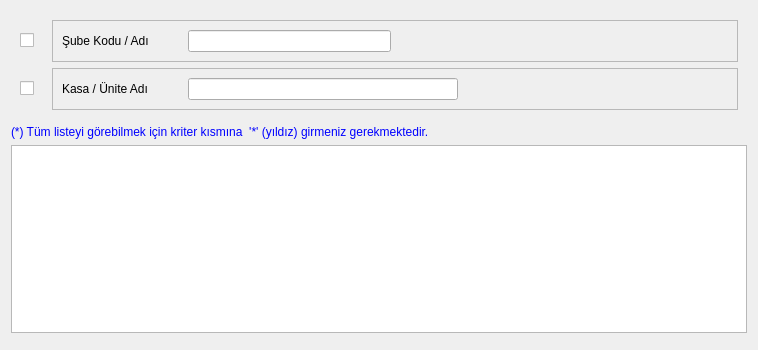
<?xml version="1.0" encoding="UTF-8"?>
<ui version="4.0">
 <class>SUBE_ARAMA</class>
 <widget class="QDialog" name="SUBE_ARAMA">
  <property name="geometry">
   <rect>
    <x>0</x>
    <y>0</y>
    <width>758</width>
    <height>350</height>
   </rect>
  </property>
  <property name="sizePolicy">
   <sizepolicy hsizetype="Expanding" vsizetype="Expanding">
    <horstretch>0</horstretch>
    <verstretch>0</verstretch>
   </sizepolicy>
  </property>
  <property name="minimumSize">
   <size>
    <width>758</width>
    <height>350</height>
   </size>
  </property>
  <property name="maximumSize">
   <size>
    <width>758</width>
    <height>350</height>
   </size>
  </property>
  <property name="windowTitle">
   <string>ŞUBE ARAMA</string>
  </property>
  <layout class="QGridLayout" name="gridLayout_4" rowstretch="1,1,60,1" columnstretch="80,10">
   <item row="0" column="0" colspan="2">
    <widget class="QFrame" name="main_frame">
     <property name="sizePolicy">
      <sizepolicy hsizetype="Expanding" vsizetype="Expanding">
       <horstretch>0</horstretch>
       <verstretch>0</verstretch>
      </sizepolicy>
     </property>
     <property name="font">
      <font>
       <kerning>true</kerning>
      </font>
     </property>
     <property name="frameShape">
      <enum>QFrame::NoFrame</enum>
     </property>
     <property name="frameShadow">
      <enum>QFrame::Raised</enum>
     </property>
     <property name="lineWidth">
      <number>0</number>
     </property>
     <layout class="QGridLayout" name="gridLayout_3">
      <item row="0" column="0">
       <widget class="QCheckBox" name="checkBox_sube_adi_sube_kodu">
        <property name="sizePolicy">
         <sizepolicy hsizetype="Fixed" vsizetype="Fixed">
          <horstretch>0</horstretch>
          <verstretch>0</verstretch>
         </sizepolicy>
        </property>
        <property name="minimumSize">
         <size>
          <width>26</width>
          <height>0</height>
         </size>
        </property>
        <property name="text">
         <string/>
        </property>
       </widget>
      </item>
      <item row="0" column="1">
       <widget class="QFrame" name="frame_sube">
        <property name="sizePolicy">
         <sizepolicy hsizetype="Expanding" vsizetype="Fixed">
          <horstretch>0</horstretch>
          <verstretch>0</verstretch>
         </sizepolicy>
        </property>
        <property name="frameShape">
         <enum>QFrame::StyledPanel</enum>
        </property>
        <property name="frameShadow">
         <enum>QFrame::Raised</enum>
        </property>
        <layout class="QGridLayout" name="gridLayout" columnstretch="1,15,25">
         <item row="0" column="1">
          <widget class="QLineEdit" name="lineEdit_sube_adi_sube_kodu"/>
         </item>
         <item row="0" column="0">
          <widget class="QLabel" name="label_sube_adi_sube_kodu">
           <property name="sizePolicy">
            <sizepolicy hsizetype="Fixed" vsizetype="Fixed">
             <horstretch>0</horstretch>
             <verstretch>0</verstretch>
            </sizepolicy>
           </property>
           <property name="minimumSize">
            <size>
             <width>120</width>
             <height>0</height>
            </size>
           </property>
           <property name="text">
            <string>Şube Kodu / Adı</string>
           </property>
          </widget>
         </item>
         <item row="0" column="2">
          <spacer name="horizontalSpacer_2">
           <property name="orientation">
            <enum>Qt::Horizontal</enum>
           </property>
           <property name="sizeHint" stdset="0">
            <size>
             <width>40</width>
             <height>20</height>
            </size>
           </property>
          </spacer>
         </item>
        </layout>
       </widget>
      </item>
      <item row="1" column="0">
       <widget class="QCheckBox" name="checkBox_kasa_unite_adi">
        <property name="sizePolicy">
         <sizepolicy hsizetype="Fixed" vsizetype="Fixed">
          <horstretch>0</horstretch>
          <verstretch>0</verstretch>
         </sizepolicy>
        </property>
        <property name="minimumSize">
         <size>
          <width>26</width>
          <height>0</height>
         </size>
        </property>
        <property name="text">
         <string/>
        </property>
       </widget>
      </item>
      <item row="1" column="1">
       <widget class="QFrame" name="frame_kasa_unite">
        <property name="sizePolicy">
         <sizepolicy hsizetype="Expanding" vsizetype="Fixed">
          <horstretch>0</horstretch>
          <verstretch>0</verstretch>
         </sizepolicy>
        </property>
        <property name="frameShape">
         <enum>QFrame::StyledPanel</enum>
        </property>
        <property name="frameShadow">
         <enum>QFrame::Raised</enum>
        </property>
        <layout class="QGridLayout" name="gridLayout_2" columnstretch="1,0,0">
         <item row="0" column="0">
          <widget class="QLabel" name="label_kasa_unite_adi">
           <property name="sizePolicy">
            <sizepolicy hsizetype="Fixed" vsizetype="Fixed">
             <horstretch>0</horstretch>
             <verstretch>0</verstretch>
            </sizepolicy>
           </property>
           <property name="minimumSize">
            <size>
             <width>120</width>
             <height>0</height>
            </size>
           </property>
           <property name="text">
            <string>Kasa / Ünite Adı</string>
           </property>
          </widget>
         </item>
         <item row="0" column="1">
          <widget class="QLineEdit" name="lineEdit_kasa_unite_adi"/>
         </item>
         <item row="0" column="2">
          <spacer name="horizontalSpacer_3">
           <property name="orientation">
            <enum>Qt::Horizontal</enum>
           </property>
           <property name="sizeHint" stdset="0">
            <size>
             <width>40</width>
             <height>20</height>
            </size>
           </property>
          </spacer>
         </item>
        </layout>
       </widget>
      </item>
     </layout>
    </widget>
   </item>
   <item row="1" column="0" colspan="2">
    <widget class="QLabel" name="label">
     <property name="sizePolicy">
      <sizepolicy hsizetype="Expanding" vsizetype="Fixed">
       <horstretch>0</horstretch>
       <verstretch>0</verstretch>
      </sizepolicy>
     </property>
     <property name="styleSheet">
      <string notr="true">color:rgb(0, 0, 255)</string>
     </property>
     <property name="text">
      <string>(*) Tüm listeyi görebilmek için kriter kısmına  '*' (yıldız) girmeniz gerekmektedir.</string>
     </property>
    </widget>
   </item>
   <item row="2" column="0" colspan="2">
    <widget class="QTableWidget" name="tableWidget"/>
   </item>
   <item row="3" column="0" colspan="2">
    <widget class="QWidget" name="widget_batch_buttons" native="true">
     <property name="sizePolicy">
      <sizepolicy hsizetype="Expanding" vsizetype="Fixed">
       <horstretch>0</horstretch>
       <verstretch>0</verstretch>
      </sizepolicy>
     </property>
    </widget>
   </item>
  </layout>
 </widget>
 <tabstops>
  <tabstop>checkBox_sube_adi_sube_kodu</tabstop>
  <tabstop>lineEdit_sube_adi_sube_kodu</tabstop>
  <tabstop>checkBox_kasa_unite_adi</tabstop>
  <tabstop>lineEdit_kasa_unite_adi</tabstop>
  <tabstop>tableWidget</tabstop>
 </tabstops>
 <resources/>
 <connections/>
</ui>
